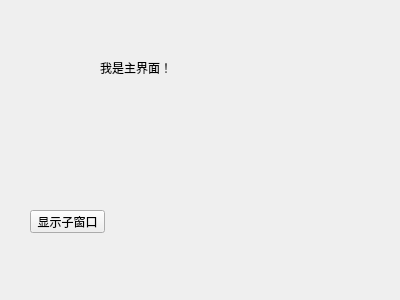
<?xml version="1.0" encoding="UTF-8"?>
<ui version="4.0">
 <class>MyWidget</class>
 <widget class="QWidget" name="MyWidget">
  <property name="geometry">
   <rect>
    <x>0</x>
    <y>0</y>
    <width>400</width>
    <height>300</height>
   </rect>
  </property>
  <property name="windowTitle">
   <string>MyWidget</string>
  </property>
  <widget class="QPushButton" name="showChildButton">
   <property name="geometry">
    <rect>
     <x>30</x>
     <y>210</y>
     <width>75</width>
     <height>23</height>
    </rect>
   </property>
   <property name="text">
    <string>显示子窗口</string>
   </property>
  </widget>
  <widget class="QLabel" name="label">
   <property name="geometry">
    <rect>
     <x>100</x>
     <y>60</y>
     <width>191</width>
     <height>16</height>
    </rect>
   </property>
   <property name="text">
    <string>我是主界面！</string>
   </property>
  </widget>
 </widget>
 <layoutdefault spacing="6" margin="11"/>
 <resources/>
 <connections/>
</ui>
